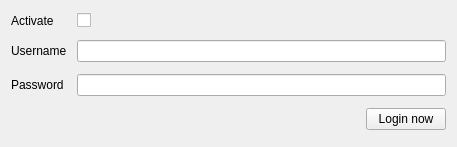
<?xml version="1.0" encoding="UTF-8"?>
<ui version="4.0">
 <class>GUI_LastFM</class>
 <widget class="QWidget" name="GUI_LastFM">
  <property name="geometry">
   <rect>
    <x>0</x>
    <y>0</y>
    <width>457</width>
    <height>147</height>
   </rect>
  </property>
  <layout class="QGridLayout" name="gridLayout">
   <property name="spacing">
    <number>10</number>
   </property>
   <item row="2" column="1">
    <widget class="QLineEdit" name="tf_username"/>
   </item>
   <item row="1" column="0">
    <widget class="QLabel" name="label_4">
     <property name="text">
      <string>Activate</string>
     </property>
    </widget>
   </item>
   <item row="2" column="0">
    <widget class="QLabel" name="label_2">
     <property name="text">
      <string>Username</string>
     </property>
    </widget>
   </item>
   <item row="3" column="1">
    <widget class="QLineEdit" name="tf_password">
     <property name="echoMode">
      <enum>QLineEdit::Password</enum>
     </property>
    </widget>
   </item>
   <item row="3" column="0">
    <widget class="QLabel" name="label_3">
     <property name="text">
      <string>Password</string>
     </property>
    </widget>
   </item>
   <item row="4" column="0" colspan="2">
    <layout class="QHBoxLayout" name="horizontalLayout">
     <item>
      <widget class="QLabel" name="lab_status">
       <property name="text">
        <string/>
       </property>
      </widget>
     </item>
     <item>
      <spacer name="horizontalSpacer">
       <property name="orientation">
        <enum>Qt::Horizontal</enum>
       </property>
       <property name="sizeHint" stdset="0">
        <size>
         <width>40</width>
         <height>20</height>
        </size>
       </property>
      </spacer>
     </item>
     <item>
      <widget class="QPushButton" name="btn_login">
       <property name="text">
        <string>Login now</string>
       </property>
      </widget>
     </item>
    </layout>
   </item>
   <item row="1" column="1">
    <widget class="QCheckBox" name="cb_activate">
     <property name="focusPolicy">
      <enum>Qt::StrongFocus</enum>
     </property>
     <property name="layoutDirection">
      <enum>Qt::LeftToRight</enum>
     </property>
     <property name="text">
      <string/>
     </property>
    </widget>
   </item>
  </layout>
 </widget>
 <resources/>
 <connections/>
</ui>
